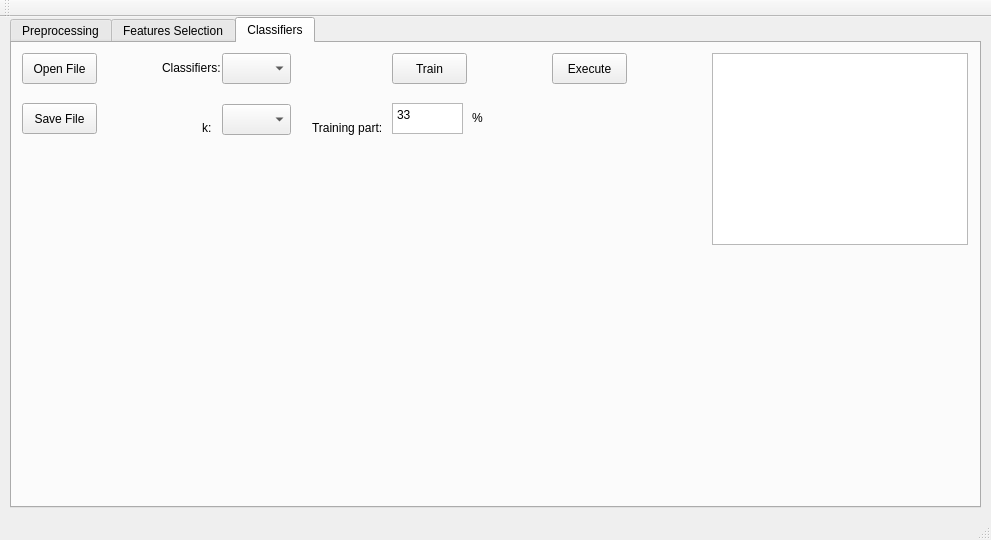
<?xml version="1.0" encoding="UTF-8"?>
<ui version="4.0">
 <class>MainWindow</class>
 <widget class="QMainWindow" name="MainWindow">
  <property name="geometry">
   <rect>
    <x>0</x>
    <y>0</y>
    <width>991</width>
    <height>540</height>
   </rect>
  </property>
  <property name="windowTitle">
   <string>MainWindow</string>
  </property>
  <widget class="QWidget" name="centralWidget">
   <widget class="QTabWidget" name="tabWidget">
    <property name="geometry">
     <rect>
      <x>10</x>
      <y>0</y>
      <width>971</width>
      <height>491</height>
     </rect>
    </property>
    <property name="currentIndex">
     <number>2</number>
    </property>
    <widget class="QWidget" name="tabP">
     <attribute name="title">
      <string>Preprocessing</string>
     </attribute>
     <widget class="QPushButton" name="PpushButtonSelectFolder">
      <property name="geometry">
       <rect>
        <x>10</x>
        <y>10</y>
        <width>75</width>
        <height>31</height>
       </rect>
      </property>
      <property name="text">
       <string>Select Folder</string>
      </property>
     </widget>
     <widget class="QGraphicsView" name="PgraphicsView">
      <property name="geometry">
       <rect>
        <x>680</x>
        <y>30</y>
        <width>256</width>
        <height>192</height>
       </rect>
      </property>
      <property name="interactive">
       <bool>true</bool>
      </property>
      <property name="viewportUpdateMode">
       <enum>QGraphicsView::MinimalViewportUpdate</enum>
      </property>
     </widget>
     <widget class="QGraphicsView" name="PgraphicsViewEdge">
      <property name="geometry">
       <rect>
        <x>680</x>
        <y>250</y>
        <width>256</width>
        <height>192</height>
       </rect>
      </property>
     </widget>
    </widget>
    <widget class="QWidget" name="tabFS">
     <attribute name="title">
      <string>Features Selection</string>
     </attribute>
     <widget class="QPushButton" name="FSpushButtonOpenFile">
      <property name="geometry">
       <rect>
        <x>10</x>
        <y>10</y>
        <width>75</width>
        <height>31</height>
       </rect>
      </property>
      <property name="text">
       <string>Open File</string>
      </property>
     </widget>
     <widget class="QPushButton" name="FSpushButtonSaveFile">
      <property name="geometry">
       <rect>
        <x>10</x>
        <y>60</y>
        <width>75</width>
        <height>31</height>
       </rect>
      </property>
      <property name="text">
       <string>Save File</string>
      </property>
     </widget>
     <widget class="QComboBox" name="FScomboBox">
      <property name="geometry">
       <rect>
        <x>250</x>
        <y>10</y>
        <width>69</width>
        <height>31</height>
       </rect>
      </property>
     </widget>
     <widget class="QLabel" name="label">
      <property name="geometry">
       <rect>
        <x>150</x>
        <y>10</y>
        <width>101</width>
        <height>31</height>
       </rect>
      </property>
      <property name="text">
       <string>&lt;html&gt;&lt;head/&gt;&lt;body&gt;&lt;p&gt;&lt;span style=&quot; font-size:9pt;&quot;&gt;Feature number:&lt;/span&gt;&lt;/p&gt;&lt;/body&gt;&lt;/html&gt;</string>
      </property>
     </widget>
     <widget class="QRadioButton" name="FSradioButtonFisher">
      <property name="geometry">
       <rect>
        <x>251</x>
        <y>50</y>
        <width>71</width>
        <height>20</height>
       </rect>
      </property>
      <property name="text">
       <string>Fisher</string>
      </property>
      <property name="checked">
       <bool>true</bool>
      </property>
     </widget>
     <widget class="QRadioButton" name="FSradioButtonSFS">
      <property name="geometry">
       <rect>
        <x>250</x>
        <y>80</y>
        <width>82</width>
        <height>21</height>
       </rect>
      </property>
      <property name="text">
       <string>SFS</string>
      </property>
     </widget>
     <widget class="QPushButton" name="FSpushButtonCompute">
      <property name="geometry">
       <rect>
        <x>380</x>
        <y>10</y>
        <width>75</width>
        <height>31</height>
       </rect>
      </property>
      <property name="text">
       <string>Compute</string>
      </property>
     </widget>
     <widget class="QTextBrowser" name="FStextBrowserDatabaseInfo">
      <property name="geometry">
       <rect>
        <x>700</x>
        <y>10</y>
        <width>256</width>
        <height>192</height>
       </rect>
      </property>
     </widget>
    </widget>
    <widget class="QWidget" name="tabC">
     <attribute name="title">
      <string>Classifiers</string>
     </attribute>
     <widget class="QPushButton" name="CpushButtonOpenFile">
      <property name="geometry">
       <rect>
        <x>10</x>
        <y>10</y>
        <width>75</width>
        <height>31</height>
       </rect>
      </property>
      <property name="text">
       <string>Open File</string>
      </property>
     </widget>
     <widget class="QPushButton" name="CpushButtonSaveFile">
      <property name="geometry">
       <rect>
        <x>10</x>
        <y>60</y>
        <width>75</width>
        <height>31</height>
       </rect>
      </property>
      <property name="text">
       <string>Save File</string>
      </property>
     </widget>
     <widget class="QComboBox" name="CcomboBoxK">
      <property name="geometry">
       <rect>
        <x>210</x>
        <y>61</y>
        <width>69</width>
        <height>31</height>
       </rect>
      </property>
     </widget>
     <widget class="QLabel" name="ClabelK">
      <property name="geometry">
       <rect>
        <x>190</x>
        <y>70</y>
        <width>20</width>
        <height>31</height>
       </rect>
      </property>
      <property name="text">
       <string>&lt;html&gt;&lt;head/&gt;&lt;body&gt;&lt;p&gt;&lt;span style=&quot; font-size:9pt;&quot;&gt;k:&lt;/span&gt;&lt;/p&gt;&lt;/body&gt;&lt;/html&gt;</string>
      </property>
     </widget>
     <widget class="QPushButton" name="CpushButtonTrain">
      <property name="geometry">
       <rect>
        <x>380</x>
        <y>10</y>
        <width>75</width>
        <height>31</height>
       </rect>
      </property>
      <property name="text">
       <string>Train</string>
      </property>
     </widget>
     <widget class="QLabel" name="ClabelClassifiers">
      <property name="geometry">
       <rect>
        <x>150</x>
        <y>10</y>
        <width>71</width>
        <height>31</height>
       </rect>
      </property>
      <property name="text">
       <string>&lt;html&gt;&lt;head/&gt;&lt;body&gt;&lt;p&gt;&lt;span style=&quot; font-size:9pt;&quot;&gt;Classifiers:&lt;/span&gt;&lt;/p&gt;&lt;/body&gt;&lt;/html&gt;</string>
      </property>
     </widget>
     <widget class="QComboBox" name="CcomboBoxClassifiers">
      <property name="geometry">
       <rect>
        <x>210</x>
        <y>10</y>
        <width>69</width>
        <height>31</height>
       </rect>
      </property>
     </widget>
     <widget class="QPlainTextEdit" name="CplainTextEditTrainingPart">
      <property name="geometry">
       <rect>
        <x>380</x>
        <y>60</y>
        <width>71</width>
        <height>31</height>
       </rect>
      </property>
      <property name="plainText">
       <string>33</string>
      </property>
     </widget>
     <widget class="QPushButton" name="CpushButtonExecute">
      <property name="geometry">
       <rect>
        <x>540</x>
        <y>10</y>
        <width>75</width>
        <height>31</height>
       </rect>
      </property>
      <property name="text">
       <string>Execute</string>
      </property>
     </widget>
     <widget class="QLabel" name="ClabelTraningPart">
      <property name="geometry">
       <rect>
        <x>300</x>
        <y>70</y>
        <width>81</width>
        <height>31</height>
       </rect>
      </property>
      <property name="text">
       <string>&lt;html&gt;&lt;head/&gt;&lt;body&gt;&lt;p&gt;&lt;span style=&quot; font-size:9pt;&quot;&gt;Training part:&lt;/span&gt;&lt;/p&gt;&lt;/body&gt;&lt;/html&gt;</string>
      </property>
     </widget>
     <widget class="QTextBrowser" name="CtextBrowser">
      <property name="geometry">
       <rect>
        <x>700</x>
        <y>10</y>
        <width>256</width>
        <height>192</height>
       </rect>
      </property>
     </widget>
     <widget class="QLabel" name="ClabelTraningPart_2">
      <property name="geometry">
       <rect>
        <x>460</x>
        <y>60</y>
        <width>41</width>
        <height>31</height>
       </rect>
      </property>
      <property name="text">
       <string>&lt;html&gt;&lt;head/&gt;&lt;body&gt;&lt;p&gt;&lt;span style=&quot; font-size:9pt;&quot;&gt;%&lt;/span&gt;&lt;/p&gt;&lt;/body&gt;&lt;/html&gt;</string>
      </property>
     </widget>
    </widget>
   </widget>
  </widget>
  <widget class="QMenuBar" name="menuBar">
   <property name="geometry">
    <rect>
     <x>0</x>
     <y>0</y>
     <width>991</width>
     <height>21</height>
    </rect>
   </property>
  </widget>
  <widget class="QToolBar" name="mainToolBar">
   <attribute name="toolBarArea">
    <enum>TopToolBarArea</enum>
   </attribute>
   <attribute name="toolBarBreak">
    <bool>false</bool>
   </attribute>
  </widget>
  <widget class="QStatusBar" name="statusBar"/>
 </widget>
 <layoutdefault spacing="6" margin="11"/>
 <resources/>
 <connections/>
</ui>
